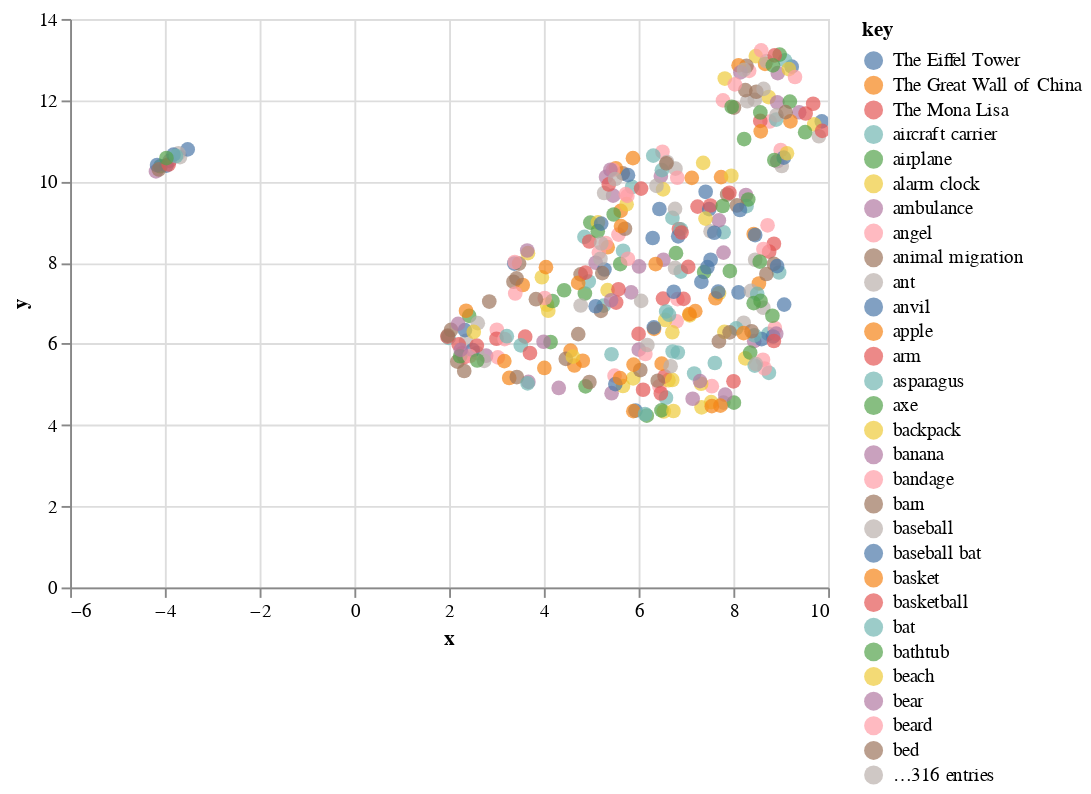

Write notebook code for a chart like this one.
### Code cell
alt.Chart(df).mark_circle(size=60).encode(
    x= 'x',
    y= 'y',
    color='key',
    tooltip=['key']
).interactive()

### Figure 1 — Vega-Lite specification as saved in the notebook (floating-point values rounded to 4 significant figures; data arrays with more than 128 entries replaced by an {"elided": "..."} marker saying what was removed)
{"config": {"view": {"continuousWidth": 400, "continuousHeight": 300}}, "data": {"name": "data-588c931a3f8347a5064b9c5bf9c5276d"}, "mark": {"type": "circle", "size": 60}, "encoding": {"color": {"type": "nominal", "field": "key"}, "tooltip": [{"type": "nominal", "field": "key"}], "x": {"type": "quantitative", "field": "x"}, "y": {"type": "quantitative", "field": "y"}}, "selection": {"selector002": {"type": "interval", "bind": "scales", "encodings": ["x", "y"]}}, "$schema": "https://vega.github.io/schema/vega-lite/v4.8.1.json", "datasets": {"data-588c931a3f8347a5064b9c5bf9c5276d": {"elided": "345 records"}}}
